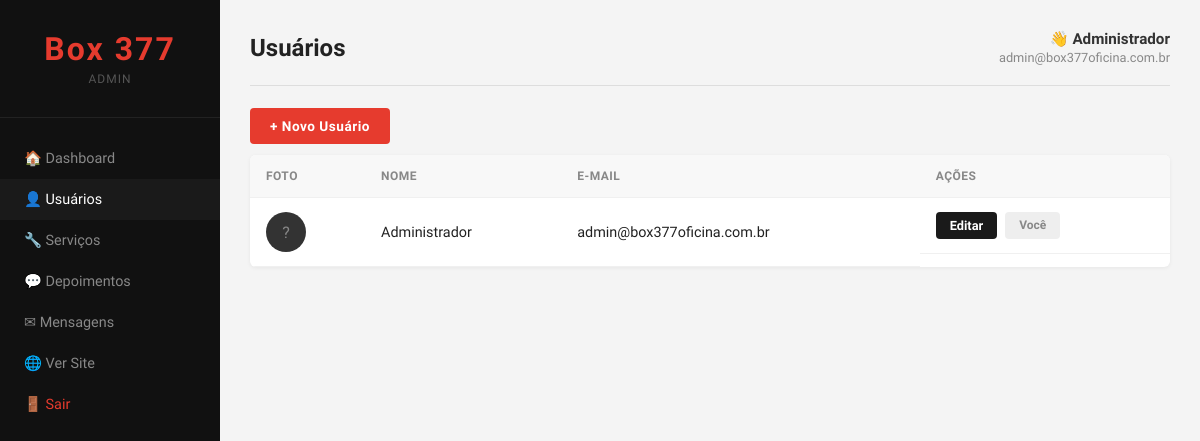
The app's page /admin/usuarios.php (signed in) with its own data.
### tables this page shows
CREATE TABLE IF NOT EXISTS usuarios (
    id    INT AUTO_INCREMENT PRIMARY KEY,
    nome  VARCHAR(100) NOT NULL,
    email VARCHAR(100) NOT NULL UNIQUE,
    senha VARCHAR(255) NOT NULL,
    foto  VARCHAR(255) DEFAULT NULL
);

### admin/usuarios.php (the view, shortened to what this page needs)
<?php
require '../includes/conexao.php';
$query = "SELECT * FROM usuarios";
$resultado = mysqli_query($conn, $query);
?>
<!DOCTYPE html>
<html lang="pt-br">
<head>
    <link rel="stylesheet" href="../css/admin.css">
</head>
<body>
<div class="admin-layout">
    <aside class="sidebar">
        <div class="sidebar-logo">
            <h2>Box 377</h2>
            <span>Admin</span>
        </div>
        <nav class="sidebar-nav">
            <a href="painel.php">🏠 Dashboard</a>
            <a href="usuarios.php" class="ativo">👤 Usuários</a>
            <a href="servicos.php">🔧 Serviços</a>
            <a href="depoimentos.php">💬 Depoimentos</a>
            <a href="mensagens.php">✉ Mensagens</a>
            <a href="../index.php" target="_blank">🌐 Ver Site</a>
            <a href="logout.php" class="logout">🚪 Sair</a>
        </nav>
    </aside>
    <main class="admin-main">
        <header class="admin-header">
            <h2>Usuários</h2>
            <div class="admin-usuario">
                <span>👋 <strong><?php echo htmlspecialchars($_SESSION['usuario_nome']); ?></strong></span>
                <small><?php echo htmlspecialchars($_SESSION['usuario_email']); ?></small>
            </div>
        </header>
        <div class="admin-toolbar">
            <a href="usuario-novo.php" class="btn-acao">+ Novo Usuário</a>
        </div>
        <table class="tabela-admin">
            <thead>
                <tr>
                    <th>Foto</th>
                    <th>Nome</th>
                    <th>E-mail</th>
                    <th>Ações</th>
                </tr>
            </thead>
            <tbody>
                <?php while ($usuario = mysqli_fetch_assoc($resultado)): ?>
                <tr>
                    <td>
                        <?php if ($usuario['foto']): ?>
                            <img src="../uploads/<?php echo $usuario['foto']; ?>" class="foto-lista" alt="Foto">
                        <?php else: ?>
                            <div class="foto-vazia">?</div>
                        <?php endif; ?>
                    </td>
                    <td><?php echo htmlspecialchars($usuario['nome']); ?></td>
                    <td><?php echo htmlspecialchars($usuario['email']); ?></td>
                    <td class="acoes">
                        <a href="usuario-editar.php?id=<?php echo $usuario['id']; ?>" class="btn-editar">Editar</a>
                        <?php if ($usuario['id'] != $_SESSION['usuario_id']): ?>
                        <a href="usuario-excluir.php?id=<?php echo $usuario['id']; ?>" class="btn-excluir"
                           onclick="return confirm('Tem certeza que deseja excluir este usuário?')">Excluir</a>
                        <?php else: ?>
                        <span class="badge-voce">Você</span>
                        <?php endif; ?>
                    </td>
                </tr>
                <?php endwhile; ?>
            </tbody>
        </table>
    </main>
</div>
</body>
</html>

### css/admin.css (style rules this page uses)
* { margin: 0; padding: 0; box-sizing: border-box; }
body { font-family: 'Hanken Grotesk', sans-serif; background-color: #f4f4f4; color: #222; }
.admin-layout { display: flex; min-height: 100vh; }
.sidebar { width: 220px; background-color: #111; display: flex; flex-direction: column; padding: 30px 0; flex-shrink: 0; }
.sidebar-logo { text-align: center; padding: 0 20px 30px; border-bottom: 1px solid #222; }
.sidebar-logo h2 { font-family: 'Sora', sans-serif; font-size: 2rem; font-weight: 800; color: #e63b2e; letter-spacing: 2px; }
.sidebar-logo span { color: #555; font-size: 0.75rem; text-transform: uppercase; letter-spacing: 1px; }
.sidebar-nav { display: flex; flex-direction: column; margin-top: 20px; }
.sidebar-nav a { color: #888; text-decoration: none; padding: 12px 24px; font-size: 0.9rem; transition: background-color 0.2s, color 0.2s; }
.sidebar-nav a:hover, .sidebar-nav a.ativo { background-color: #1a1a1a; color: #fff; }
.sidebar-nav a.logout { margin-top: auto; color: #e63b2e; }
.admin-main { flex: 1; padding: 30px; }
.admin-header { display: flex; justify-content: space-between; align-items: center; margin-bottom: 30px; padding-bottom: 20px; border-bottom: 1px solid #ddd; }
.admin-header h2 { font-family: 'Sora', sans-serif; font-size: 1.5rem; font-weight: 700; }
.admin-usuario { display: flex; flex-direction: column; align-items: flex-end; gap: 2px; }
.admin-usuario span { font-size: 0.95rem; color: #333; }
.admin-usuario small { font-size: 0.8rem; color: #888; }
.admin-toolbar { margin-bottom: 20px; }
.btn-acao { background-color: #e63b2e; color: #fff; text-decoration: none; padding: 10px 20px; border-radius: 4px; font-family: 'Sora', sans-serif; font-size: 0.85rem; font-weight: 700; letter-spacing: 0.5px; transition: background-color 0.2s; }
.tabela-admin { width: 100%; border-collapse: collapse; background-color: #fff; border-radius: 6px; overflow: hidden; box-shadow: 0 1px 4px rgba(0,0,0,0.06); }
.tabela-admin thead { background-color: #f8f8f8; }
.tabela-admin th, .tabela-admin td { padding: 14px 16px; text-align: left; border-bottom: 1px solid #f0f0f0; font-size: 0.9rem; }
.tabela-admin th { color: #888; font-weight: 600; text-transform: uppercase; font-size: 0.75rem; letter-spacing: 0.5px; }
.foto-vazia { width: 40px; height: 40px; border-radius: 50%; background-color: #333; color: #888; display: flex; align-items: center; justify-content: center; font-size: 1rem; }
.acoes { display: flex; gap: 8px; }
.btn-editar, .btn-excluir { text-decoration: none; padding: 6px 14px; border-radius: 4px; font-size: 0.8rem; font-weight: 600; }
.btn-editar { background-color: #1a1a1a; color: #fff; }
.badge-voce { display: inline-block; background-color: #eee; color: #888; font-size: 0.75rem; font-weight: 600; padding: 6px 14px; border-radius: 4px; }

### records on screen
usuarios: nome "Administrador", email "admin@box377oficina.com.br", shows "Você"

### other values on screen
$_SESSION['usuario_nome'] "Administrador"
$_SESSION['usuario_email'] "admin@box377oficina.com.br"
